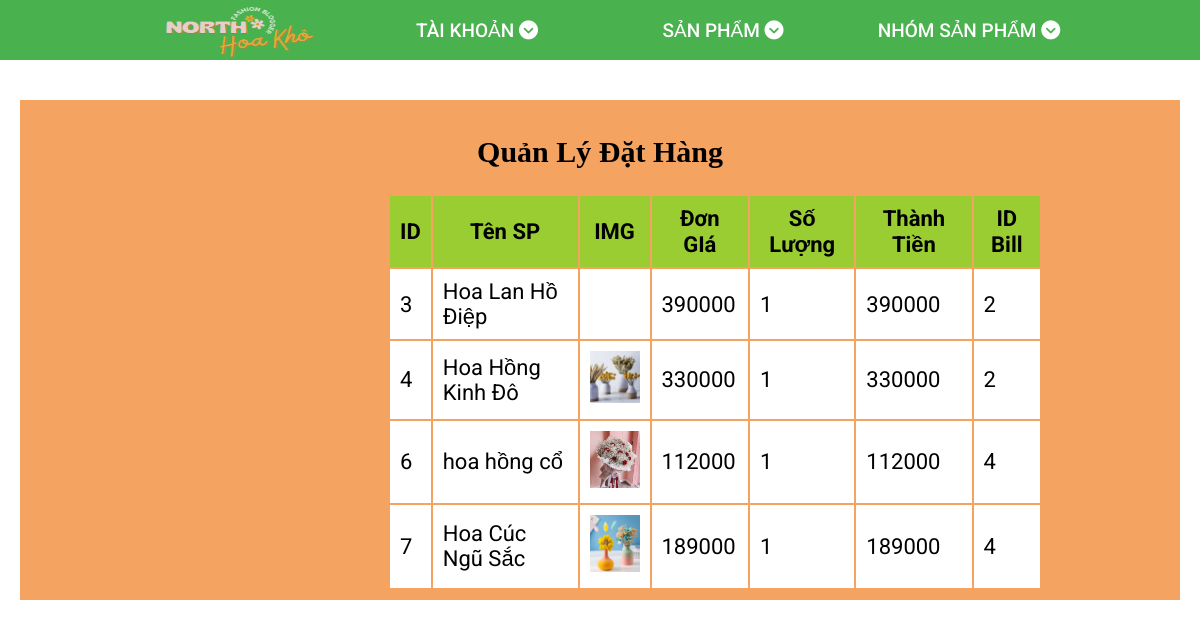
The app's page /cart_admin.php with its own data.
### tables this page shows
CREATE TABLE `cart` (
  `id` int(12) NOT NULL,
  `tensp` varchar(100) NOT NULL,
  `img` varchar(100) NOT NULL,
  `dongia` int(12) NOT NULL DEFAULT 0,
  `soluong` int(3) NOT NULL DEFAULT 0,
  `thanhtien` int(12) NOT NULL DEFAULT 0,
  `idbill` int(12) NOT NULL
);

### ketnoi.php (called while the page is built, shortened)
<?php
   class ketnoi{
   private    $servername = "localhost";
   private  $username = "root";
   private   $password = "";
   private  $dbname = "webbanhoa";
    function __construct(){
    $this->conn = mysqli_connect( $this->servername,  $this->username,  $this->password,  $this->dbname);
}}
    ?>

### function_cart_admin.php (called while the page is built, shortened)
<?php
include "ketnoi.php";
class cart extends ketnoi{
    function hienthi(){
        $sql = "SELECT cart.*  FROM cart inner join bill on cart.idbill = bill.id ";
        $result = mysqli_query($this->conn, $sql);
        return $result;
    }
    }
?>

### cart_admin.php (the view, shortened to what this page needs)
<?php include "headerquantri.php";?>
<?php
   include "function_cart_admin.php";
$cart = new cart();
$result = $cart->hienthi();
$count= mysqli_num_rows($result);
    ?>
<!DOCTYPE html>
<html lang="en">
<head>
</head>
<body>
    <div class="example">
        <div class="container">
            <div class="row">
                <h2>Quản Lý Đặt Hàng</h2>
                <table class="table table-bordered">
                    <thead>
                        <tr>
                            <th>ID</th>
                            <th>Tên SP</th>
                            <th>IMG</th>
                            <th>Đơn GIá</th>
                            <th>Số Lượng</th>
                            <th>Thành Tiền</th>
                            <th>ID Bill</th>
                        </tr>
                    </thead>
                    <tbody>
                        <?php if ($count > 0){
                        while ($row = mysqli_fetch_assoc($result)) { ?>
                            <tr>
                                <td>
                                    <?PHP echo $row["id"] ?>
                                </td>
                                <td>
                                    <?PHP echo $row["tensp"] ?>
                                </td>
                                <td>
                                <img src="upload/<?php echo $row['img']?>"alt="" width="50">
                                </td>
                                <td>
                                    <?PHP echo $row["dongia"]*1000 ?>
                                </td>
                                <td>
                                    <?PHP echo $row["soluong"] ?>
                                </td>
                                <td>
                                    <?PHP echo $row["dongia"]*$row["soluong"]*1000 ?>
                                </td>
                                <td>
                                    <?PHP echo $row["idbill"] ?>
                                </td>
                            </tr>
                        <?PHP
                    }
                     } ?>
                    </tbody>
                </table>
            </div>
        </div>
    </div>
</body>
</html>

### assets/css/grid.css (style rules this page uses)
.row { display: flex; flex-wrap: wrap; margin-left: -4px; margin-right: -4px; }
@media (min-width: 740px) { .row { margin-left: -8px; margin-right: -8px; } }
@media (min-width: 1113px) { .row { margin-left: -12px; margin-right: -12px; } }

### assets/css/main.css (style rules this page uses)
.container { margin-top: 40px; }

### assets/css/base.css (style rules this page uses)
:root { --green-color:#49b14d; --white-color:#fff; --black-color:#000; --header-height:180px; --header-top-height:38px; --header-center-height: 80px; --header-bottom-height:calc(var(--header-height) - (var(--header-top-height) + var(--header-center-height))) }
* { box-sizing: border-box; }
html { font-size: 62.5%; font-family: 'Roboto', sans-serif; line-height: 1.6rem; margin: 0 auto; }

### cart_admin.php (style rules this page uses)
.container { background-color: sandybrown; padding-bottom: 10px; }
.container th,.container tr,.container h2,.container td { color: black; border-color: black; }
.container th { text-align: center; background-color: yellowgreen; border-color: black !important; }
.container h2 { text-align: center; width: 100%; padding-top: 10px; font-weight: 700; font-family: Cambria, Cochin, Georgia, Times, 'Times New Roman', serif; font-size: 30px; }
.container td { background-color: white; }
.example { padding: 0px 20px 0px 20px; }
.table { padding: 0px 150px 0px 380px !important; font-size: 22px; }
th,td { padding: 10px !important; }

### records on screen
cart: id "3", tensp "Hoa Lan Hồ Điệp", $row['dongia']*1000 "390000", soluong "1", $row["dongia"]*$row["soluong"]*1000 "390000", idbill "2"
cart: id "4", tensp "Hoa Hồng Kinh Đô", img (picture), $row['dongia']*1000 "330000", soluong "1", $row["dongia"]*$row["soluong"]*1000 "330000", idbill "2"
cart: id "6", tensp "hoa hồng cổ", img (picture), $row['dongia']*1000 "112000", soluong "1", $row["dongia"]*$row["soluong"]*1000 "112000", idbill "4"
cart: id "7", tensp "Hoa Cúc Ngũ Sắc", img (picture), $row['dongia']*1000 "189000", soluong "1", $row["dongia"]*$row["soluong"]*1000 "189000", idbill "4"
